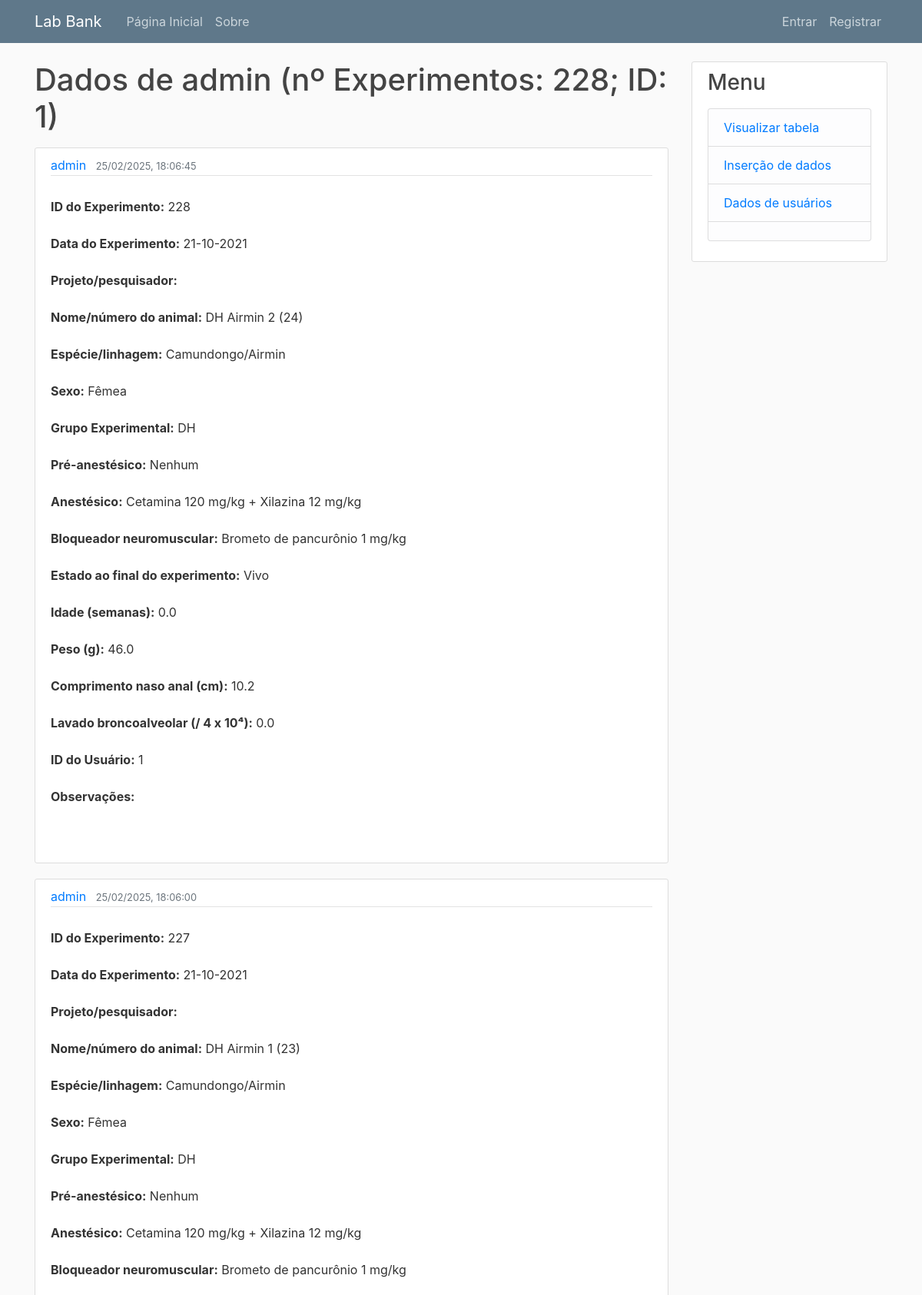
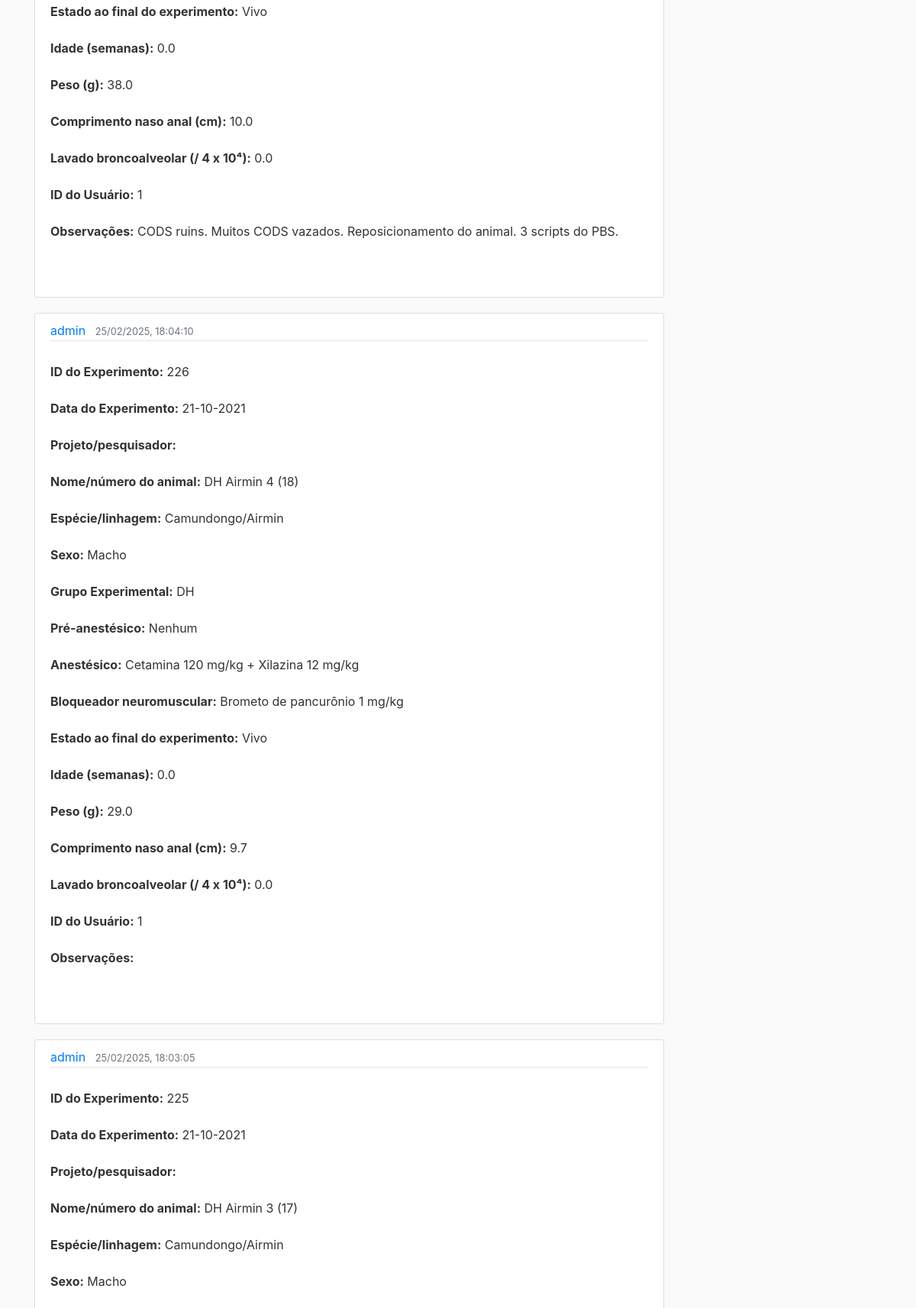
The page /table/admin (upper part) on the database its author committed (2 pictures, top to bottom).
### lab_bank/models.py (models this page shows, shortened)
class User(db.Model, UserMixin):
    id = db.Column(db.Integer, primary_key=True)
    username = db.Column(db.String(100), unique=True, nullable=False)
    email = db.Column(db.String(200), unique=True, nullable=False)
    profile_picture = db.Column(db.String(20), nullable=False, default='default.jpg')
    password = db.Column(db.String(60))
    is_admin = db.Column(db.Boolean, default=False)
    posts = db.relationship('Post', backref='author', lazy=True)
    subjects = db.relationship('Subject', backref='owner', lazy=True)

class Subject(db.Model):
    id = db.Column(db.Integer, primary_key=True)
    date = db.Column(db.Date, nullable=False)
    lineage = db.Column(db.String(50), nullable=False)
    sex = db.Column(db.String(50), nullable=False)
    ova_or_control = db.Column(db.String(50), nullable=False)
    dead_or_alive = db.Column(db.String(50), nullable=False)
    acepromazine = db.Column(db.String(50), nullable=False)
    anesthesic = db.Column(db.String(50), nullable=False)
    neuromuscular_blocker = db.Column(db.String(50), nullable=False)
    age = db.Column(db.Float, nullable=False)
    weight = db.Column(db.Float, nullable=False)
    project = db.Column(db.String(255), nullable=True)
    name_number = db.Column(db.String(255), nullable=True)
    naso_anal_length = db.Column(db.Float, nullable=True)
    bronchoalveolar_lavage = db.Column(db.Float, nullable=True)
    user_id = db.Column(db.Integer, db.ForeignKey('user.id'), nullable=False)
    excel_file_path = db.Column(db.String(255), nullable=True)
    flexivent = db.Column(db.String(50), nullable=False)
    date_created = db.Column(db.DateTime, default=datetime.utcnow)
    observations = db.Column(Text, nullable=True)

### lab_bank/table/routes.py (the view)
@table.route("/table/<string:username>")
def user_subjects(username):
    page = request.args.get('page', 1, type=int)
    user = User.query.filter_by(username=username).first_or_404()
    subjects = Subject.query.filter_by(user_id=user.id).order_by(Subject.id.desc()).paginate(page=page, per_page=7)
    return render_template('user_subjects.html', user=user, title=f'Dados de {username}', subjects=subjects)

### lab_bank/templates/user_subjects.html (shortened to what this page needs)
{% extends 'layout.html' %}
{% block content %}
<h1 class="mb-3"> Dados de {{ user.username }} (nº Experimentos: {{ subjects.total }}; ID: {{ user.id }})</h1>
{% for subject in subjects.items %}
	<article class="media content-section">
		<div class="media-body">
			<div class="article-metadata">
				<a class="mr-2" href="{{ url_for('table.user_subjects', username=subject.owner.username) }}">{{ user.username }}</a>
				<small class="text-muted">{{ subject.date_created.strftime('%d/%m/%Y, %H:%M:%S') }}</small>
			</div>
			<p class="article-content">
				<strong>ID do Experimento:</strong> {{ subject.id }}<br>
				<strong>Data do Experimento:</strong> {{ subject.date.strftime('%d-%m-%Y') if subject.date else 'N/A' }}<br>
				<strong>Projeto/pesquisador:</strong> {{ subject.project }}<br>
				<strong>Nome/número do animal:</strong> {{ subject.name_number }}<br>
				<strong>Espécie/linhagem:</strong> {{ subject.lineage }}<br>
				<strong>Sexo:</strong> {{ subject.sex }}<br>
				<strong>Grupo Experimental:</strong> {{ subject.ova_or_control }}<br>
				<strong>Pré-anestésico:</strong> {{ subject.acepromazine }}<br>
				<strong>Anestésico:</strong> {{ subject.anesthesic }}<br>
				<strong>Bloqueador neuromuscular:</strong> {{ subject.neuromuscular_blocker }}<br>
				<strong>Estado ao final do experimento:</strong> {{ subject.dead_or_alive }}<br>
				<strong>Idade (semanas):</strong> {{ subject.age }}<br>
				<strong>Peso (g):</strong> {{ subject.weight }}<br>
				<strong>Comprimento naso anal (cm):</strong> {{ subject.naso_anal_length }}<br>
				<strong>Lavado broncoalveolar (/ 4 x 10⁴):</strong> {{ subject.bronchoalveolar_lavage }}<br>
				<strong>ID do Usuário:</strong> {{ subject.user_id }}<br>
				<strong>Observações:</strong> {{ subject.observations }}<br>
			</p>
	</article>
{% endfor %}
{% endblock %}

### lab_bank/templates/layout.html (shortened to what this page needs)
<!DOCTYPE html>
<html>
	<head>
		<link rel="stylesheet" href="https://maxcdn.bootstrapcdn.com/bootstrap/4.0.0/css/bootstrap.min.css">
		<link rel="stylesheet" type="text/css" href="{{ url_for('static', filename='main.css') }}">
</head>
					<body>
						<header class="site-header">
							<nav class="navbar navbar-expand-md navbar-dark bg-steel fixed-top">
								<div class="container">
									<a class="navbar-brand mr-4" href="/">Lab Bank</a>
									<div class="collapse navbar-collapse" id="navbarToggle">
										<div class="navbar-nav mr-auto">
											<a class="nav-item nav-link" href="{{ url_for('main.home') }}">Página Inicial</a>
											<a class="nav-item nav-link" href="{{ url_for('main.about') }}">Sobre</a>
										</div>
										<div class="navbar-nav">
										{% if current_user.is_authenticated %}
											<a class="nav-item nav-link" href="{{ url_for('users.account') }}">Conta</a>
											<a class="nav-item nav-link" href="{{ url_for('users.logout') }}">Sair</a>
		{% else %}
		  <a class="nav-item nav-link" href="{{ url_for('users.login') }}">Entrar</a>
											<a class="nav-item nav-link" href="{{ url_for('users.register') }}">Registrar</a>
		{% endif %}
	</div>
									</div>
								</div>
							</nav>
						</header>
						<main role="main" class="container">
							<div class="row">
								<div class="col-md-9">
          {% block content %}{% endblock %}
        </div>
								<div class="col-md-3">
									<div class="content-section">
										<h3>Menu</h3>
										<p class='text-muted'>
											<ul class="list-group">
												<li class="list-group-item list-group-item-light">
												<a href = "{{ url_for('table.display_table') }}"> Visualizar tabela </a>
												</li>
												<li class="list-group-item list-group-item-light">
												<a href = "{{ url_for('table.insert_data') }}"> Inserção de dados </a>
												</li>
												<li class="list-group-item list-group-item-light">
												<a href = "{{ url_for('users.user_list') }}"> Dados de usuários </a>
												</li>
												<li class="list-group-item list-group-item-light">
												</li>
											</ul>
										</p>
									</div>
								</div>
							</div>
						</main>

### lab_bank/static/main.css (style rules this page uses)
body { background: #fafafa; color: #333333; margin-top: 5rem; }
h1, h2, h3, h4, h5, h6 { color: #444444; }
.bg-steel { background-color: #5f788a; }
.site-header .navbar-nav .nav-link { color: #cbd5db; }
.content-section { background: #ffffff; padding: 10px 20px; border: 1px solid #dddddd; border-radius: 3px; margin-bottom: 20px; }
.article-content { white-space: pre-line; }
.article-metadata { padding-bottom: 1px; margin-bottom: 4px; border-bottom: 1px solid #e3e3e3 }

### rows shown on the page
User: username "admin", id "1"
Subject: date_created "25/02/2025, 18:06:45", id "228", date "21-10-2021", name_number "DH Airmin 2 (24)", lineage "Camundongo/Airmin", sex "Fêmea", ova_or_control "DH", acepromazine "Nenhum", anesthesic "Cetamina 120 mg/kg + Xilazina 12 mg/kg", neuromuscular_blocker "Brometo de pancurônio 1 mg/kg", dead_or_alive "Vivo", age "0.0", weight "46.0", naso_anal_length "10.2", bronchoalveolar_lavage "0.0", user_id "1"
Subject: date_created "25/02/2025, 18:06:00", id "227", date "21-10-2021", name_number "DH Airmin 1 (23)", lineage "Camundongo/Airmin", sex "Fêmea", ova_or_control "DH", acepromazine "Nenhum", anesthesic "Cetamina 120 mg/kg + Xilazina 12 mg/kg", neuromuscular_blocker "Brometo de pancurônio 1 mg/kg", dead_or_alive "Vivo", age "0.0", weight "38.0", naso_anal_length "10.0", bronchoalveolar_lavage "0.0", user_id "1", observations "CODS ruins. Muitos CODS vazados. Reposicionamento do animal. 3 scripts do PBS."
Subject: date_created "25/02/2025, 18:04:10", id "226", date "21-10-2021", name_number "DH Airmin 4 (18)", lineage "Camundongo/Airmin", sex "Macho", ova_or_control "DH", acepromazine "Nenhum", anesthesic "Cetamina 120 mg/kg + Xilazina 12 mg/kg", neuromuscular_blocker "Brometo de pancurônio 1 mg/kg", dead_or_alive "Vivo", age "0.0", weight "29.0", naso_anal_length "9.7", bronchoalveolar_lavage "0.0", user_id "1"
Subject: date_created "25/02/2025, 18:03:05", id "225", date "21-10-2021", name_number "DH Airmin 3 (17)", lineage "Camundongo/Airmin", sex "Macho"

### other values the page prints
{{ subjects.total }} "228"
